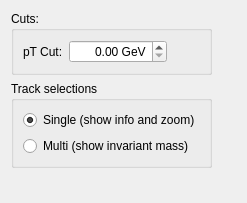
<ui version="4.0" >
 <class>Example5ControllerForm</class>
 <widget class="QWidget" name="Example5ControllerForm" >
  <property name="geometry" >
   <rect>
    <x>0</x>
    <y>0</y>
    <width>247</width>
    <height>203</height>
   </rect>
  </property>
  <property name="windowTitle" >
   <string>Form</string>
  </property>
  <layout class="QGridLayout" >
   <item row="0" column="0" >
    <layout class="QVBoxLayout" >
     <item>
      <widget class="QGroupBox" name="groupBox" >
       <property name="title" >
        <string>Cuts:</string>
       </property>
       <layout class="QHBoxLayout" >
        <item>
         <widget class="QLabel" name="label" >
          <property name="text" >
           <string>pT Cut:</string>
          </property>
         </widget>
        </item>
        <item>
         <widget class="QDoubleSpinBox" name="doubleSpinBox_ptcut" >
          <property name="alignment" >
           <set>Qt::AlignRight</set>
          </property>
          <property name="suffix" >
           <string> GeV</string>
          </property>
          <property name="maximum" >
           <double>9999.989999999999782</double>
          </property>
         </widget>
        </item>
        <item>
         <spacer>
          <property name="orientation" >
           <enum>Qt::Horizontal</enum>
          </property>
          <property name="sizeHint" >
           <size>
            <width>16</width>
            <height>20</height>
           </size>
          </property>
         </spacer>
        </item>
       </layout>
      </widget>
     </item>
     <item>
      <widget class="QGroupBox" name="groupBox_2" >
       <property name="title" >
        <string>Track selections</string>
       </property>
       <layout class="QGridLayout" >
        <item row="0" column="0" >
         <widget class="QRadioButton" name="radioButton_select_single" >
          <property name="text" >
           <string>Single (show info and zoom)</string>
          </property>
          <property name="checked" >
           <bool>true</bool>
          </property>
         </widget>
        </item>
        <item row="1" column="0" >
         <widget class="QRadioButton" name="radioButton_select_multi" >
          <property name="text" >
           <string>Multi (show invariant mass)</string>
          </property>
         </widget>
        </item>
       </layout>
      </widget>
     </item>
    </layout>
   </item>
   <item row="0" column="1" >
    <spacer>
     <property name="orientation" >
      <enum>Qt::Horizontal</enum>
     </property>
     <property name="sizeHint" >
      <size>
       <width>16</width>
       <height>20</height>
      </size>
     </property>
    </spacer>
   </item>
   <item row="1" column="0" >
    <spacer>
     <property name="orientation" >
      <enum>Qt::Vertical</enum>
     </property>
     <property name="sizeHint" >
      <size>
       <width>20</width>
       <height>16</height>
      </size>
     </property>
    </spacer>
   </item>
  </layout>
 </widget>
 <resources/>
 <connections/>
</ui>
